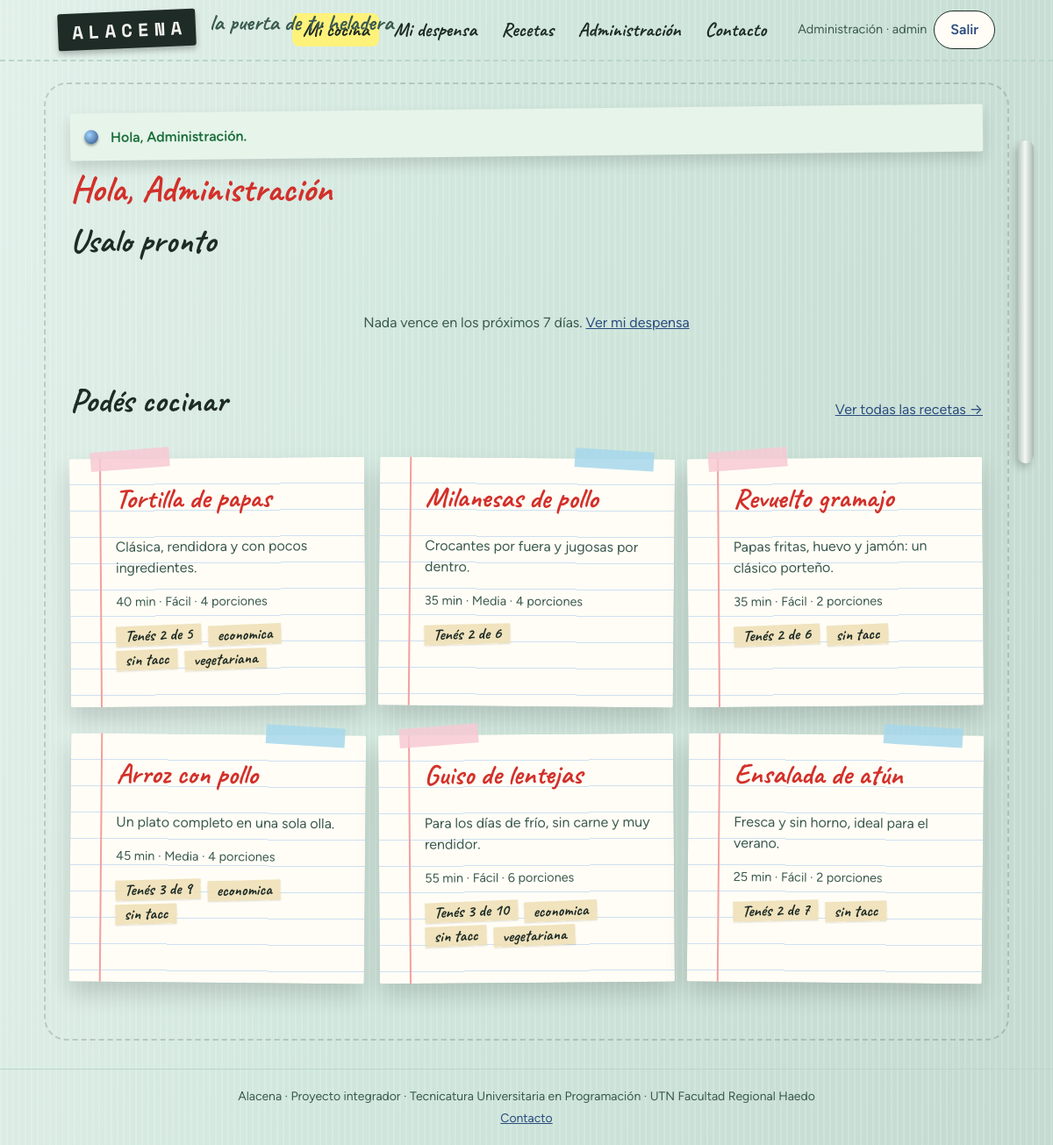
The page /app/index.php (signed in) on the database its author committed.
### tables this page shows
CREATE TABLE receta (
    id               INT UNSIGNED AUTO_INCREMENT PRIMARY KEY,
    slug             VARCHAR(120) NOT NULL UNIQUE,
    titulo           VARCHAR(150) NOT NULL,
    descripcion      TEXT         NULL,
    porciones_base   TINYINT      NOT NULL DEFAULT 4,
    minutos_prep     SMALLINT     NOT NULL,
    minutos_coccion  SMALLINT     NOT NULL DEFAULT 0,
    dificultad       TINYINT      NOT NULL,
    imagen           VARCHAR(255) NULL,
    fuente           VARCHAR(255) NULL,           
    autor_id         INT UNSIGNED NULL,           
    creado_en        DATETIME     NOT NULL DEFAULT CURRENT_TIMESTAMP,
    CONSTRAINT ck_receta_dificultad CHECK (dificultad BETWEEN 1 AND 3),
    CONSTRAINT fk_receta_autor FOREIGN KEY (autor_id) REFERENCES usuario(id) ON DELETE SET NULL
);

### src/Sesion.php (called while the page is built, shortened)
<?php
final class Sesion
{
    public static function usuario(): ?array
    {
        return $_SESSION['usuario'] ?? null;
    }
}

### src/ayudas.php (called while the page is built, shortened)
<?php
function e(string|int|float|null $valor): string
{
    return htmlspecialchars((string) $valor, ENT_QUOTES, 'UTF-8');
}
function url(string $ruta = ''): string
{
    static $base = null;
    if ($base === null) {
        $publico = str_replace('\\', '/', (string) realpath(dirname(__DIR__) . '/public'));
        $script = str_replace('\\', '/', (string) realpath($_SERVER['SCRIPT_FILENAME'] ?? ''));
        $relativo = str_starts_with($script, $publico . '/') ? substr($script, strlen($publico) + 1) : '';
        $nombre = (string) ($_SERVER['SCRIPT_NAME'] ?? '/');
        $base = ($relativo !== '' && str_ends_with($nombre, $relativo))
            ? substr($nombre, 0, -strlen($relativo))
            : '/';
    }
    return $base . ltrim($ruta, '/');
}

### src/bootstrap.php (called while the page is built, shortened)
<?php
spl_autoload_register(function (string $clase): void {
    $prefijo = 'Alacena\\';
    $relativa = str_replace('\\', '/', substr($clase, strlen($prefijo)));
    $archivo = __DIR__ . '/' . $relativa . '.php';
});
require_once __DIR__ . '/ayudas.php';

### src/Repositorios/DespensaRepositorio.php (called while the page is built, shortened)
<?php
final class DespensaRepositorio
{
    public function porVencer(int $usuarioId, int $dias = 7): array
    {
        $consulta = $this->db->prepare(
            'SELECT d.id, i.nombre, d.fecha_vencimiento, d.ubicacion, DATEDIFF(d.fecha_vencimiento, CURDATE()) AS dias
             FROM despensa_item d JOIN ingrediente i ON i.id = d.ingrediente_id
             WHERE d.usuario_id = :usuario AND d.nivel > 0 AND d.fecha_vencimiento IS NOT NULL
               AND d.fecha_vencimiento <= CURDATE() + INTERVAL :dias DAY
             ORDER BY d.fecha_vencimiento'
        );
        $consulta->execute(['usuario' => $usuarioId, 'dias' => $dias]);
        return $consulta->fetchAll();
    }
}

### src/Repositorios/RecetaRepositorio.php (called while the page is built, shortened)
<?php
final class RecetaRepositorio
{
    public function sugeridas(int $usuarioId, int $limite = 6): array
    {
        $sql = 'SELECT * FROM (' . self::SELECT_RESUMEN . ' GROUP BY r.id) AS resumen
                WHERE tengo > 0 AND total > 0
                ORDER BY tengo / total DESC, total - tengo, titulo
                LIMIT ' . max(1, $limite);
        $consulta = $this->db->prepare($sql);
        $consulta->execute(['usuario' => $usuarioId]);
        return $consulta->fetchAll();
    }
}

### src/Vistas/tarjeta-receta.php (the view, shortened to what this page needs)
<?php
$faltan = (int) $receta['total'] - (int) $receta['tengo'];
?>
<article class="tarjeta tarjeta-receta">
  <h2><a href="<?= e(url('app/receta.php?id=' . $receta['id'])) ?>"><?= e($receta['titulo']) ?></a></h2>
  <p class="texto-suave"><?= e($receta['descripcion']) ?></p>
  <p class="tarjeta-receta__datos">
    <span><?= e($receta['minutos']) ?> min</span> ·
    <span><?= e(RecetaRepositorio::DIFICULTADES[(int) $receta['dificultad']] ?? '') ?></span> ·
    <span><?= e($receta['porciones_base']) ?> porciones</span>
  </p>
  <p>
    <?php if ($faltan <= 0) : ?>
      <span class="etiqueta etiqueta--exito">Tenés todo</span>
    <?php else : ?>
      <span class="etiqueta<?= $faltan <= 2 ? ' etiqueta--alerta' : '' ?>">Tenés <?= e($receta['tengo']) ?> de <?= e($receta['total']) ?></span>
    <?php endif; ?>
    <?php foreach (array_filter(explode(', ', (string) $receta['etiquetas'])) as $etiqueta) : ?>
      <span class="etiqueta"><?= e(str_replace('_', ' ', $etiqueta)) ?></span>
    <?php endforeach; ?>
  </p>
</article>

### public/app/index.php (shortened to what this page needs)
<?php
require dirname(__DIR__, 2) . '/src/bootstrap.php';
$db = Db::conexion();
$usuario = Sesion::usuario();
$porVencer = (new DespensaRepositorio($db))->porVencer($usuario['id'], 7);
$sugeridas = (new RecetaRepositorio($db))->sugeridas($usuario['id'], 6);
?>
<h1>Hola, <?= e(explode(' ', $usuario['nombre'])[0]) ?></h1>
<section aria-labelledby="usalo-pronto">
  <h2 id="usalo-pronto" class="titulo-mano">Usalo pronto</h2>
  <?php if ($porVencer === []) : ?>
    <p class="vacio">Nada vence en los próximos 7 días. <a href="<?= e(url('app/despensa.php')) ?>">Ver mi despensa</a></p>
  <?php endif; ?>
</section>
<section aria-labelledby="podes-cocinar">
  <div class="encabezado-pagina">
    <h2 id="podes-cocinar" class="titulo-mano">Podés cocinar</h2>
    <a href="<?= e(url('app/recetas.php')) ?>">Ver todas las recetas →</a>
  </div>
  <?php if ($sugeridas === []) : ?>
    <p class="vacio">Todavía no hay sugerencias. <a href="<?= e(url('app/despensa.php')) ?>">Cargá lo que tenés en tu despensa</a> y te mostramos qué cocinar.</p>
  <?php else : ?>
    <div class="grilla">
      <?php foreach ($sugeridas as $receta) : ?>
        <?php require parcial('tarjeta-receta'); ?>
      <?php endforeach; ?>
    </div>
  <?php endif; ?>
</section>

### public/css/estilos.css (style rules this page uses)
:root { --color-fondo: #cfe6dc; --color-superficie: #fffdf6; --color-texto: #1e2b26; --color-suave: #3b5a50; --color-marca: #1e2b26; --color-marca-oscuro: #2b4c7e; --color-acento: #d3302a; --color-borde: #b9d6c9; --color-borde-campo: #6a8a7e; --color-exito: #1b6e3a; --color-exito-fondo: #e6f4ea; --color-error: #a61b1b; --color-error-fondo: #fdeaea; --color-info-fondo: #eef3fb; --color-alerta: #8a5a00; --color-alerta-fondo: #fff4d6; --color-postit: #fff27a; --radio: 12px; --sombra: 0 2px 6px rgb(30 43 38 / 12%); --fuente: "Figtree", system-ui, -apple-system, "Segoe UI", Roboto, sans-serif; --fuente-mano: "Caveat", cursive; --fuente-etiqueta: "Space Mono", monospace; --ancho: 1100px; }
* { box-sizing: border-box; }
body { margin: 0; font-family: var(--fuente); background: var(--color-fondo); color: var(--color-texto); line-height: 1.5; display: flex; flex-direction: column; min-height: 100vh; }
a { color: var(--color-marca-oscuro); }
h1, h2, h3 { line-height: 1.2; }
h1 { font-size: 1.75rem; margin: 0 0 16px; }
.tarjeta { background: var(--color-superficie); border: 1px solid var(--color-borde); border-radius: var(--radio); padding: 20px; margin-bottom: 16px; box-shadow: var(--sombra); }
.tarjeta h2 { margin-top: 0; font-size: 1.15rem; }
.grilla { display: grid; gap: 16px; grid-template-columns: repeat(auto-fill, minmax(260px, 1fr)); }
.encabezado-pagina { display: flex; flex-wrap: wrap; align-items: center; justify-content: space-between; gap: 12px; margin-bottom: 16px; }
.texto-suave { color: var(--color-suave); }
.etiqueta { display: inline-block; padding: 2px 10px; border-radius: 999px; font-size: .8rem; font-weight: 600; background: var(--color-fondo); border: 1px solid var(--color-borde); }
.vacio { text-align: center; color: var(--color-suave); padding: 32px 16px; }
h1 { font: 700 2.6rem/1.05 var(--fuente-mano); color: var(--color-acento); }
.tarjeta { position: relative; border: none; border-radius: 2px; padding: 30px 22px 22px 52px; background-color: var(--color-superficie); background-image: repeating-linear-gradient(180deg, transparent 0 29px, #cfe0f2 29px 30px); box-shadow: 0 14px 26px rgb(0 0 0 / 15%); transform: rotate(-.4deg); }
.tarjeta::before { content: ""; position: absolute; top: 0; bottom: 0; left: 34px; width: 2px; background: #f2a0a0; }
.tarjeta::after { content: ""; position: absolute; top: -10px; left: 24px; width: 90px; height: 22px; background: rgb(247 201 212 / 85%); transform: rotate(-4deg); }
.tarjeta h2 { font: 700 2rem/1 var(--fuente-mano); color: var(--color-acento); }
.grilla>.tarjeta:nth-child(even) { transform: rotate(.5deg); }
.grilla>.tarjeta:nth-child(even)::after { background: rgb(166 216 236 / 85%); left: auto; right: 24px; transform: rotate(3deg); }
.etiqueta { border: none; border-radius: 0; padding: 2px 10px 3px; font: 700 1.15rem/1 var(--fuente-mano); box-shadow: 0 1px 2px rgb(0 0 0 / 12%); transform: rotate(-2deg); }
.etiqueta:not([class*="--"]) { background: rgb(240 226 186 / 94%); }
body { background-color: var(--color-fondo); background-image: repeating-linear-gradient(90deg, rgb(255 255 255 / 16%) 0 2px, transparent 2px 7px), linear-gradient(100deg, rgb(255 255 255 / 40%), rgb(255 255 255 / 0%) 45%, rgb(0 0 0 / 5%)); background-attachment: fixed; }
body::after { content: ""; position: fixed; right: 22px; top: 20vh; width: 18px; height: 46vh; border-radius: 12px; background: linear-gradient(90deg, #b8c7c0, #f4f8f6 45%, #a9b8b1); box-shadow: -3px 5px 10px rgb(0 0 0 / 20%); pointer-events: none; }
.titulo-mano { margin: 8px 0 28px; font: 700 2.4rem/1.1 var(--fuente-mano); }
.tarjeta-receta h2 a { color: inherit; text-decoration: none; }
.tarjeta-receta__datos { font-size: .9rem; color: var(--color-suave); }
.tarjeta-receta .etiqueta { margin: 0 4px 4px 0; }

### rows shown on the page
receta: titulo "Tortilla de papas", descripcion "Clásica, rendidora y con pocos ingredientes.", minutos "40", dificultad "Fácil", porciones_base "4", tengo "2", total "5", etiqueta "economica", etiqueta "sin tacc", etiqueta "vegetariana"
receta: titulo "Milanesas de pollo", descripcion "Crocantes por fuera y jugosas por dentro.", minutos "35", dificultad "Media", porciones_base "4", tengo "2", total "6"
receta: titulo "Revuelto gramajo", descripcion "Papas fritas, huevo y jamón: un clásico porteño.", minutos "35", dificultad "Fácil", porciones_base "2", tengo "2", total "6", etiqueta "sin tacc"
receta: titulo "Arroz con pollo", descripcion "Un plato completo en una sola olla.", minutos "45", dificultad "Media", porciones_base "4", tengo "3", total "9", etiqueta "economica", etiqueta "sin tacc"
receta: titulo "Guiso de lentejas", descripcion "Para los días de frío, sin carne y muy rendidor.", minutos "55", dificultad "Fácil", porciones_base "6", tengo "3", total "10", etiqueta "economica", etiqueta "sin tacc", etiqueta "vegetariana"
receta: titulo "Ensalada de atún", descripcion "Fresca y sin horno, ideal para el verano.", minutos "25", dificultad "Fácil", porciones_base "2", tengo "2", total "7", etiqueta "sin tacc"

### other values the page prints
$texto "Mi despensa"
$texto "Recetas"
$texto "Administración"
$texto "Contacto"
$usuario['nombre'] "Administración"
$aviso['mensaje'] "Hola, Administración."
explode(' ', $usuario['nombre'])[0] "Administración"
